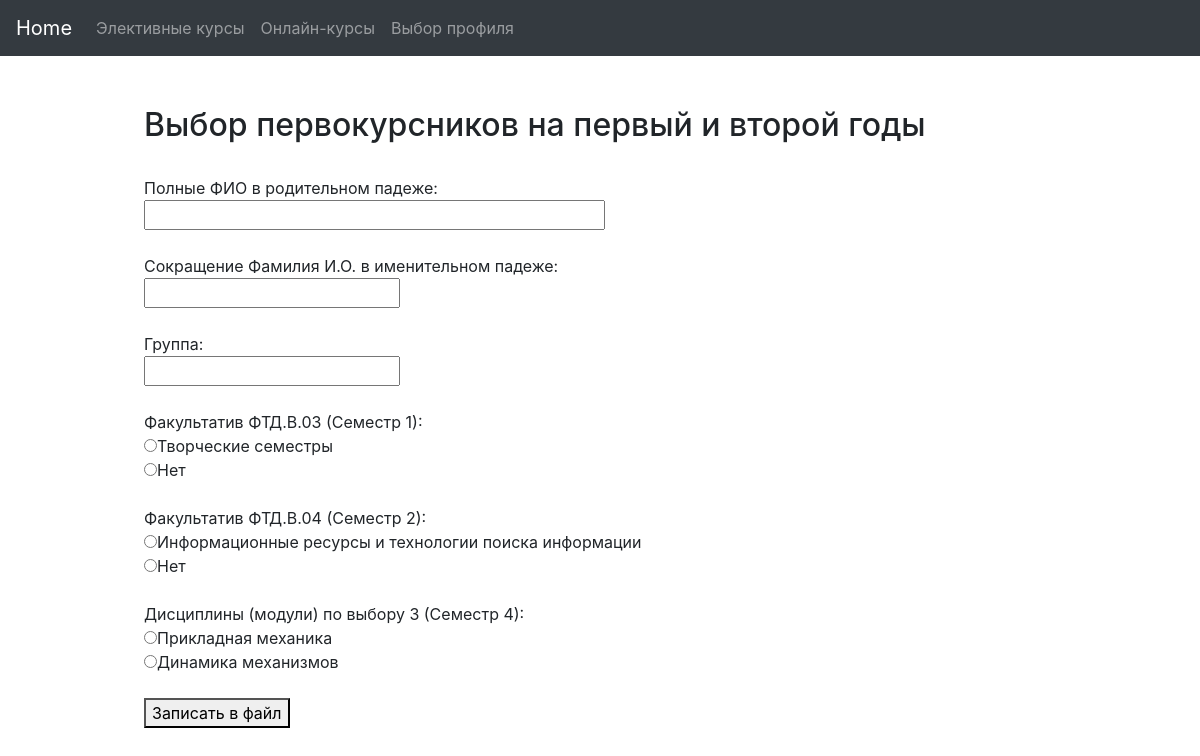
Page /Applications/02 on the committed database.
### Home/models.py (models this page shows, shortened)
class A021(models.Model):
	name = models.TextField(db_index=True)
	val = models.TextField(db_index=True)

class A022(models.Model):
	name = models.TextField(db_index=True)
	val = models.TextField(db_index=True)

class A024(models.Model):
	name = models.TextField(db_index=True)
	val = models.TextField(db_index=True)

### Home/views.py (the view)
# urls.py: path('Applications/02', views.A02.as_view(), name='A02_url'),
class A02(View):
	def get(self, request):
		form = McForm()
		sem1 = A021.objects.all()
		sem2 = A022.objects.all()
		sem3 = A024.objects.all()
		return render(request, 'Home/02.html', context={'form': form,
														 'sem1': sem1,
														 'sem2': sem2,
														 'sem3': sem3})

### Home/forms.py
class McForm(forms.Form):
	FIO = forms.CharField(
		max_length = 200,
		label="Полные ФИО в родительном падеже",
		widget=forms.TextInput(attrs={'size': '40'})
	)
	FIO2 = forms.CharField(
		max_length = 200,
		label = "Сокращенные Фамилия И.О. в именительном падеже"
	)
	group = forms.CharField(
		max_length = 200,
		label = "Введите номер группы"
	)

### Home/templates/Home/02.html (shortened to what this page needs)
{% extends 'base_.html' %}
		{% block content %}
			<form action="file02" method="post">
			<h2>Выбор первокурсников на первый и второй годы</h2><br>
			Полные ФИО в родительном падеже:<br>{{ form.FIO }}<br><br>
			Сокращение Фамилия И.О. в именительном падеже:<br>{{ form.FIO2 }}<br><br>
			Группа:<br>{{ form.group }}<br><br>
			Факультатив ФТД.В.03 (Семестр 1):<br>
			{% for s1 in sem1 %}
			<input type="radio" name="seme1" value="{{s1.val}}" required>{{s1.name}}<br>
			{% endfor %}
			<br>
			Факультатив ФТД.В.04 (Семестр 2):<br>
			{% for s2 in sem2 %}
			<input type="radio" name="seme2" value="{{s2.val}}" required>{{s2.name}}<br>
			{% endfor %}<br>
			Дисциплины (модули) по выбору 3 (Семестр 4):<br>
			{% for s3 in sem3 %}
			<input type="radio" name="seme3" value="{{s3.val}}" required>{{s3.name}}<br>
			{% endfor %}<br>
			<button type="submit">Записать в файл</button>
			</form>
		{% endblock %}

### rows in the picture
A021: name "Творческие семестры"
A021: name "Нет"
A022: name "Информационные ресурсы и технологии поиска информации"
A022: name "Нет"
A024: name "Прикладная механика"
A024: name "Динамика механизмов"
